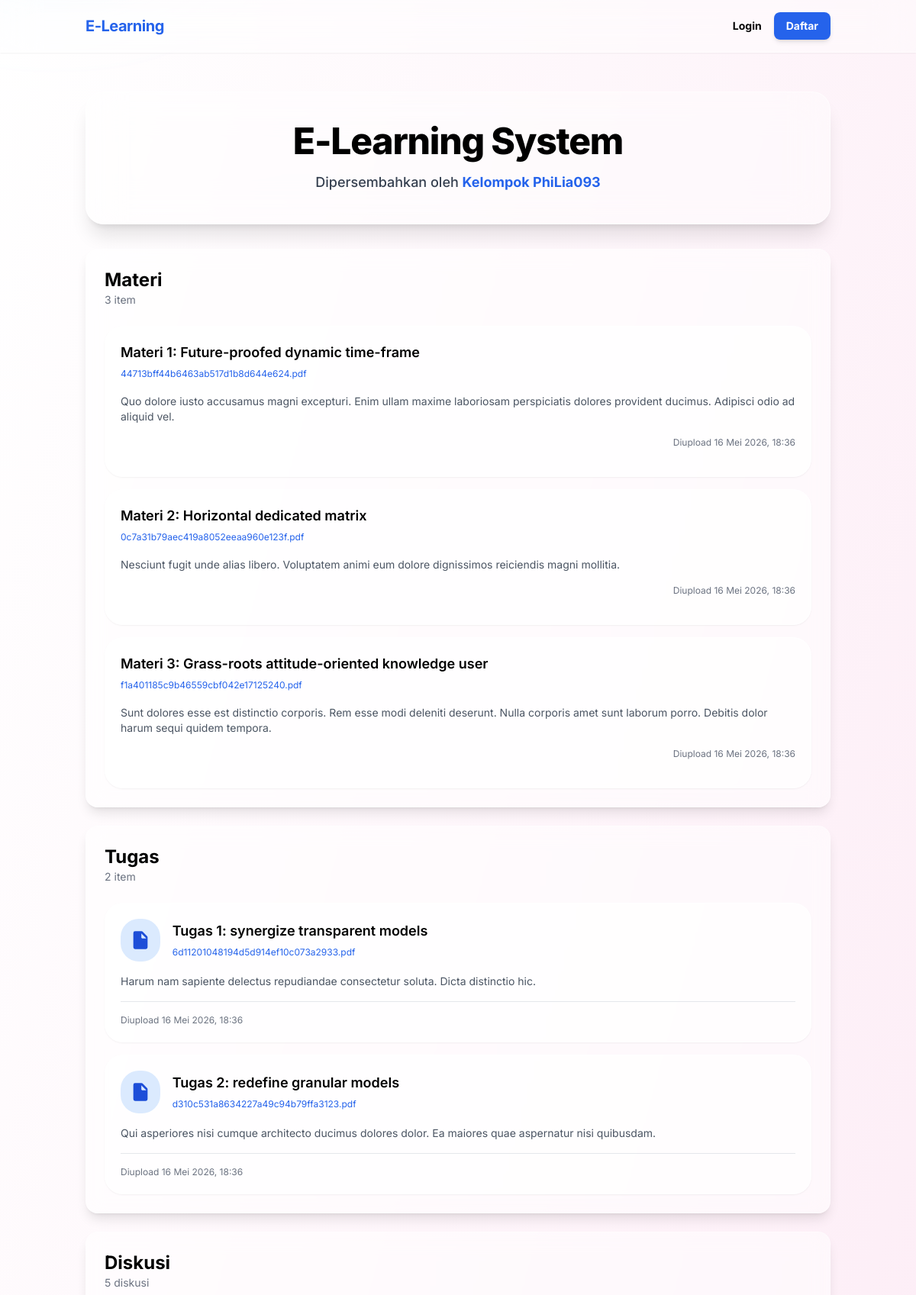
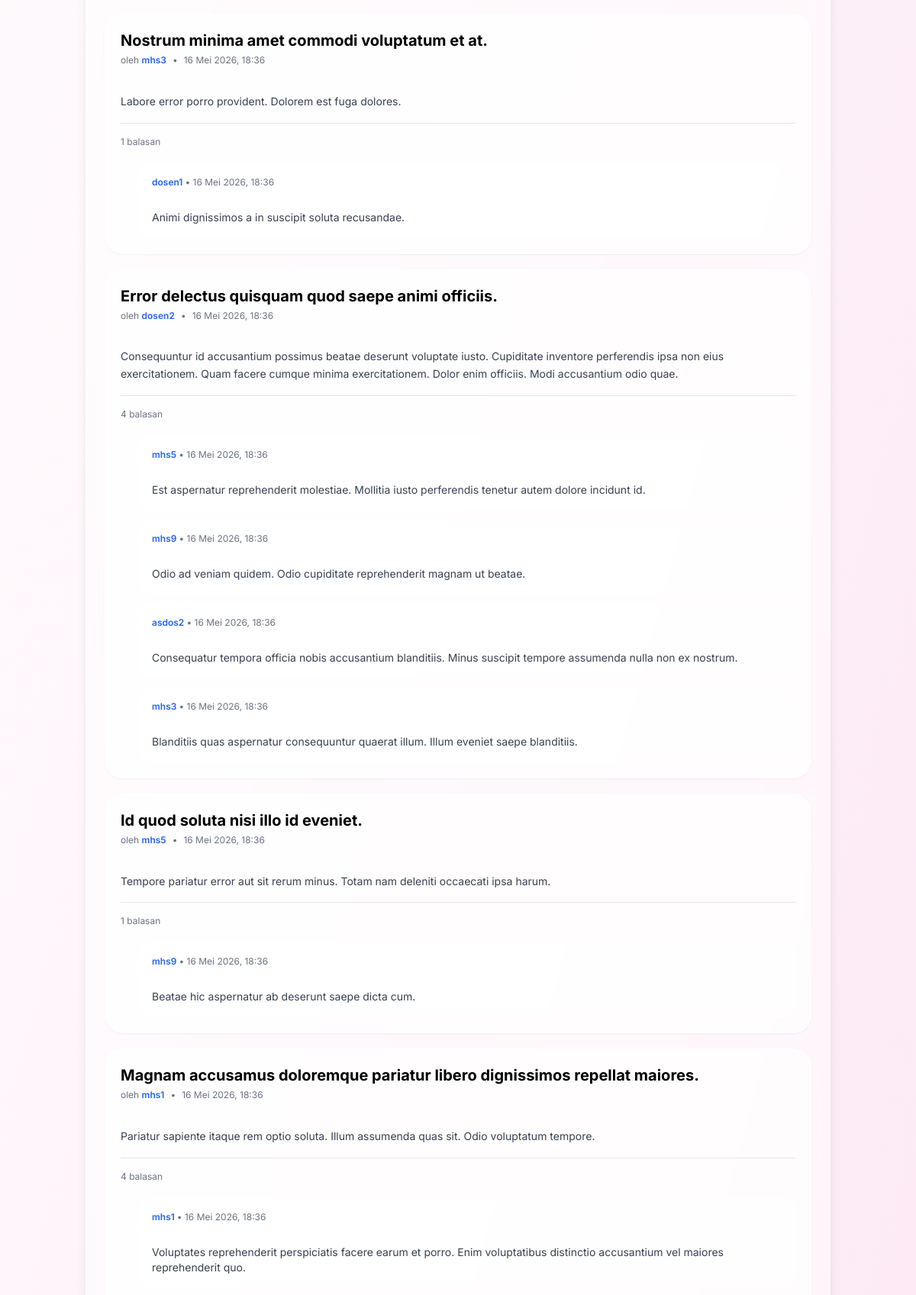
The page / (upper part) on the database its author committed (2 pictures, top to bottom).
### materi/models.py (models this page shows, shortened)
class Materi(models.Model):
    title = models.CharField(max_length=255)
    description = models.TextField(blank=True)
    file = models.FileField(
        upload_to=secure_materi_upload_path,
        validators=[validate_secure_uploaded_file],
        blank=True,
        null=True,
    )
    uploaded_by = models.ForeignKey(
        settings.AUTH_USER_MODEL,
        on_delete=models.CASCADE,
        related_name="materi_uploaded",
    )
    uploaded_at = models.DateTimeField(auto_now_add=True)

### assignment/models.py (models this page shows, shortened)
class Tugas(models.Model):
    title = models.CharField(max_length=255)
    description = models.TextField(blank=True)
    file = models.FileField(
        upload_to=secure_tugas_upload_path,
        validators=[validate_secure_uploaded_file],
        blank=True,
        null=True,
    )
    deadline = models.DateTimeField(null=True, blank=True)
    uploaded_by = models.ForeignKey(
        settings.AUTH_USER_MODEL,
        on_delete=models.CASCADE,
        related_name="tugas_uploaded",
    )
    uploaded_at = models.DateTimeField(auto_now_add=True)

### forum/models.py (models this page shows, shortened)
class Post(models.Model):
    title = models.CharField(max_length=200)
    content = models.TextField()
    attachment = models.FileField(
        upload_to="forum_files/",
        null=True,
        blank=True,
        validators=[validate_file]
    )
    author = models.ForeignKey(
        settings.AUTH_USER_MODEL,
        on_delete=models.CASCADE
    )
    parent = models.ForeignKey(
        "self",
        on_delete=models.CASCADE,
        null=True,
        blank=True,
        related_name="replies"
    )
    created_at = models.DateTimeField(auto_now_add=True)
    updated_at = models.DateTimeField(auto_now=True)

### accounts/models.py (models this page shows, shortened)
class CustomUser(AbstractUser):
    ROLE_CHOICES = (
        ("mahasiswa", "Mahasiswa"),
        ("asisten_dosen", "Asisten Dosen"),
        ("dosen", "Dosen"),
    )
    role = models.CharField(max_length=20, choices=ROLE_CHOICES, default="mahasiswa")

### forum/views.py (the view)
# urls.py: path("", views.landing_page, name="landing"),
def landing_page(request):
    materis = Materi.objects.all().order_by("uploaded_at")
    posts = Post.objects.filter(
        parent__isnull=True
    ).prefetch_related(
        "replies",
        "author"
    ).order_by("-created_at")
    tugas_filter = request.GET.get("tugas_filter", "all")
    if request.user.is_authenticated and request.user.role == "mahasiswa":
        submitted_qs = Submission.objects.filter(
            tugas=OuterRef("pk"), student=request.user
        )
        tugass = Tugas.objects.annotate(submitted=Exists(submitted_qs))
        if tugas_filter == "uncompleted":
            tugass = tugass.filter(submitted=False).order_by("uploaded_at")
        elif tugas_filter == "newest":
            tugass = tugass.order_by("-uploaded_at")
        else:
            tugass = tugass.order_by("uploaded_at")
    else:
        tugass = Tugas.objects.all()
        if tugas_filter == "newest":
            tugass = tugass.order_by("-uploaded_at")
        else:
            tugass = tugass.order_by("uploaded_at")
    return render(
        request,
        "forum/landing.html",
        {
            "materis": materis,
            "tugass": tugass,
            "tugas_filter": tugas_filter,
            "posts": posts,
        },
    )

### templates/forum/landing.html (shortened to what this page needs)
{% extends 'base.html' %}
{% block content %}
  <div class="bg-white/40 backdrop-blur-xl border border-white/60 shadow-xl rounded-3xl p-10 mb-8 text-center">
    <h1 class="text-4xl md:text-5xl font-extrabold tracking-tight text-black mb-4">E-Learning System</h1>
    <p class="text-lg text-gray-700 font-medium">
      Dipersembahkan oleh <span class="text-blue-600 font-bold">Kelompok PhiLia093</span>
    </p>
  </div>
  <div class="grid gap-6 grid-cols-1">
    <section class="bg-white/50 backdrop-blur-md border border-white/40 shadow-lg rounded-2xl p-6 hover:bg-white/60 transition duration-300">
      <div class="flex items-center justify-between mb-6">
        <div>
          <h2 class="text-2xl font-bold text-black">Materi</h2>
          <p class="text-sm text-gray-500">{{ materis.count }} item</p>
        </div>
      </div>
      {% if materis %}
        <div class="space-y-4">
          {% for materi in materis %}
            <div class="bg-white/70 border border-white/60 rounded-3xl p-5 shadow-sm">
              <div class="flex items-center gap-4 mb-4">
                <div class="w-full">
                  <div class="flex items-start justify-between gap-4">
                    <h3 class="text-lg font-semibold text-black">
                      {% if materi.file %}
                        <a href="{{ materi.file.url }}" download class="text-black hover:text-blue-700 focus:text-blue-700 transition">{{ materi.title }}</a>
                      {% else %}
                        {{ materi.title }}
                      {% endif %}
                    </h3>
                  </div>
                  {% if materi.file %}
                    <a href="{{ materi.file.url }}" download class="text-xs text-blue-600">{{ materi.file.name|cut:'materi_files/' }}</a>
                  {% endif %}
                </div>
              </div>
              <p class="text-sm text-gray-600 mb-4">{{ materi.description }}</p>
              <div class="flex flex-wrap justify-end gap-3 text-xs text-gray-500 mb-4">Diupload {{ materi.uploaded_at|date:'d M Y, H:i' }}</div>
            </div>
          {% endfor %}
        </div>
      {% else %}
        <div class="bg-white/30 border border-white/40 rounded-2xl p-10 text-center text-gray-600">Belum ada materi yang diunggah.</div>
      {% endif %}
    </section>
    <section class="bg-white/50 backdrop-blur-md border border-white/40 shadow-lg rounded-2xl p-6 hover:bg-white/60 transition duration-300">
      <div class="flex items-center justify-between mb-6">
        <div>
          <h2 class="text-2xl font-bold text-black">Tugas</h2>
          <p class="text-sm text-gray-500">{{ tugass.count }} item</p>
        </div>
      </div>
      {% if tugass %}
        <div class="space-y-4">
          {% for tugas in tugass %}
            <div class="bg-white/70 border border-white/60 rounded-3xl p-5 shadow-sm">
              <div class="flex items-center gap-4 mb-4">
                <a href="{{ materi.file.url }}" download class="w-14 h-14 flex items-center justify-center rounded-3xl bg-blue-100 text-blue-700 hover:bg-blue-200 transition">
                  <svg xmlns="http://www.w3.org/2000/svg" viewBox="0 0 24 24" fill="currentColor" class="w-7 h-7">
                    <path d="M6 2a2 2 0 0 0-2 2v16a2 2 0 0 0 2 2h12a2 2 0 0 0 2-2V8.828a2 2 0 0 0-.586-1.414l-4.828-4.828A2 2 0 0 0 13.172 2H6zm7 2.414L18.586 10H14a1 1 0 0 1-1-1V4.414z" />
                  </svg>
                </a>
                <div class="w-full">
                  <div class="flex items-start justify-between gap-4">
                    <h3 class="text-lg font-semibold text-black">
                      {% if tugas.file %}
                        <a href="{{ tugas.file.url }}" download class="text-black hover:text-blue-700 focus:text-blue-700 transition">{{ tugas.title }}</a>
                      {% else %}
                        {{ tugas.title }}
                      {% endif %}
                    </h3>
                  </div>
                  {% if tugas.file %}
                    <a href="{{ tugas.file.url }}" download class="text-xs text-blue-600">{{ tugas.file.name|cut:'tugas_files/' }}</a>
                  {% endif %}
                </div>
              </div>
              <p class="text-sm text-gray-600 mb-3">{{ tugas.description }}</p>
              <div class="flex flex-wrap justify-between items-center gap-3 mt-4 pt-4 border-t border-gray-200">
                <div class="text-xs text-gray-500">Diupload {{ tugas.uploaded_at|date:'d M Y, H:i' }}</div>
              </div>
            </div>
          {% endfor %}
        </div>
      {% else %}
        <div class="bg-white/30 border border-white/40 rounded-2xl p-10 text-center text-gray-600">Belum ada tugas yang diunggah.</div>
      {% endif %}
    </section>
  <section
  class="bg-white/50 backdrop-blur-md border border-white/40 shadow-lg rounded-2xl p-6 hover:bg-white/60 transition duration-300">
  <div class="flex items-center justify-between mb-6">
    <div>
      <h2 class="text-2xl font-bold text-black">Diskusi</h2>
      <p class="text-sm text-gray-500">{{ posts.count }} diskusi</p>
    </div>
  </div>
  {% if posts %}
  <div class="space-y-5">
    {% for post in posts %}
    <div class="bg-white/70 border border-white/60 rounded-3xl p-5 shadow-sm">
      <div class="flex justify-between items-start gap-4 mb-3">
        <div>
          <h3 class="text-xl font-bold text-black mb-1">
            {{ post.title }}
          </h3>
          <div class="flex items-center gap-2 text-xs text-gray-500">
            <span>
              oleh
              <span class="font-semibold text-blue-600">
                {{ post.author.username }}
              </span>
            </span>
            <span>•</span>
            <span>
              {{ post.created_at|date:'d M Y, H:i' }}
            </span>
          </div>
        </div>
      </div>
      <p class="text-sm text-gray-700 leading-relaxed mb-4 whitespace-pre-line">
        {{ post.content }}
      </p>
      <div class="flex items-center justify-between pt-4 border-t border-gray-200">
        <div class="text-xs text-gray-500">
          {{ post.replies.count }} balasan
        </div>
      </div>
      {% if post.replies.all %}
      <div class="mt-5 space-y-3">
        {% for reply in post.replies.all %}
        <div class="ml-6 bg-white/60 border border-white/40 rounded-2xl p-4">
          <div class="flex justify-between items-center mb-2">
            <div class="text-xs text-gray-500">
              <span class="font-semibold text-blue-600">
                {{ reply.author.username }}
              </span>
              •
              {{ reply.created_at|date:'d M Y, H:i' }}
            </div>
          </div>
          <p class="text-sm text-gray-700 whitespace-pre-line">
            {{ reply.content }}
          </p>
        </div>
        {% endfor %}
      </div>
      {% endif %}
    </div>
    {% endfor %}
  </div>
  {% else %}
  <div class="bg-white/30 border border-white/40 rounded-2xl p-10 text-center text-gray-600">
    Belum ada diskusi.
  </div>
  {% endif %}
</section>
</div>
{% endblock %}

### rows shown on the page
Materi: title "Materi 1: Future-proofed dynamic time-frame", file.name "44713bff44b6463ab517d1b8d644e624.pdf", description "Quo dolore iusto accusamus magni excepturi. Enim ullam maxime laboriosam perspiciatis dolores provident ducimus. Adipisci odio ad aliquid vel.", uploaded_at "16 Mei 2026, 18:36"
Materi: title "Materi 2: Horizontal dedicated matrix", file.name "0c7a31b79aec419a8052eeaa960e123f.pdf", description "Nesciunt fugit unde alias libero. Voluptatem animi eum dolore dignissimos reiciendis magni mollitia.", uploaded_at "16 Mei 2026, 18:36"
Materi: title "Materi 3: Grass-roots attitude-oriented knowledge user", file.name "f1a401185c9b46559cbf042e17125240.pdf", description "Sunt dolores esse est distinctio corporis. Rem esse modi deleniti deserunt. Nulla corporis amet sunt laborum porro. Debitis dolor harum sequi quidem tempora.", uploaded_at "16 Mei 2026, 18:36"
Tugas: title "Tugas 1: synergize transparent models", file.name "6d11201048194d5d914ef10c073a2933.pdf", description "Harum nam sapiente delectus repudiandae consectetur soluta. Dicta distinctio hic.", uploaded_at "16 Mei 2026, 18:36"
Tugas: title "Tugas 2: redefine granular models", file.name "d310c531a8634227a49c94b79ffa3123.pdf", description "Qui asperiores nisi cumque architecto ducimus dolores dolor. Ea maiores quae aspernatur nisi quibusdam.", uploaded_at "16 Mei 2026, 18:36"
Post: title "Nostrum minima amet commodi voluptatum et at.", author.username "mhs3", created_at "16 Mei 2026, 18:36", content "Labore error porro provident. Dolorem est fuga dolores.", replies.count "1"
Post: author.username "dosen1", created_at "16 Mei 2026, 18:36", content "Animi dignissimos a in suscipit soluta recusandae."
Post: title "Error delectus quisquam quod saepe animi officiis.", author.username "dosen2", created_at "16 Mei 2026, 18:36", content "Consequuntur id accusantium possimus beatae deserunt voluptate iusto. Cupiditate inventore perferendis ipsa non eius exercitationem. Quam facere cumque minima exercitationem. Dolor enim officiis. Modi accusantium odio quae.", replies.count "4"
Post: author.username "mhs5", created_at "16 Mei 2026, 18:36", content "Est aspernatur reprehenderit molestiae. Mollitia iusto perferendis tenetur autem dolore incidunt id."
Post: author.username "mhs9", created_at "16 Mei 2026, 18:36", content "Odio ad veniam quidem. Odio cupiditate reprehenderit magnam ut beatae."
Post: author.username "asdos2", created_at "16 Mei 2026, 18:36", content "Consequatur tempora officia nobis accusantium blanditiis. Minus suscipit tempore assumenda nulla non ex nostrum."
Post: author.username "mhs3", created_at "16 Mei 2026, 18:36", content "Blanditiis quas aspernatur consequuntur quaerat illum. Illum eveniet saepe blanditiis."
Post: title "Id quod soluta nisi illo id eveniet.", author.username "mhs5", created_at "16 Mei 2026, 18:36", content "Tempore pariatur error aut sit rerum minus. Totam nam deleniti occaecati ipsa harum.", replies.count "1"
Post: author.username "mhs9", created_at "16 Mei 2026, 18:36", content "Beatae hic aspernatur ab deserunt saepe dicta cum."
Post: title "Magnam accusamus doloremque pariatur libero dignissimos repellat maiores.", author.username "mhs1", created_at "16 Mei 2026, 18:36", content "Pariatur sapiente itaque rem optio soluta. Illum assumenda quas sit. Odio voluptatum tempore.", replies.count "4"
Post: author.username "mhs1", created_at "16 Mei 2026, 18:36", content "Voluptates reprehenderit perspiciatis facere earum et porro. Enim voluptatibus distinctio accusantium vel maiores reprehenderit quo."

### other values the page prints
{{ materis.count }} "3"
{{ tugass.count }} "2"
{{ posts.count }} "5"
